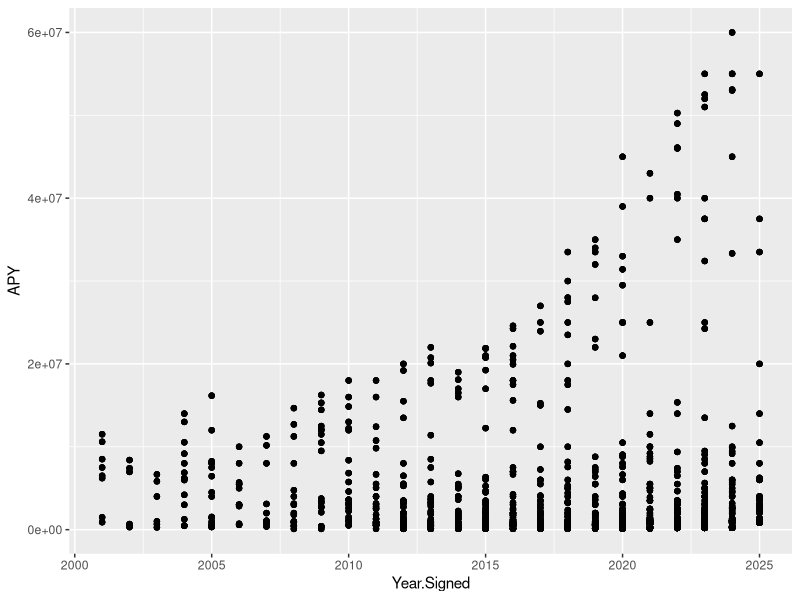

This figure's R source:
## ---- chunk 1
# Packages, install if necessary
library(dplyr)
library(ggplot2)

# Straight from github repo, assumes all files in same directory
Salary_Data <- read.csv("./Player Salary QB.csv")
Passing_Data <- read.csv("./1999-2024 Passing Data.csv")
## ---- chunk 2
Salary_Data <- Salary_Data %>% 
  mutate(
    Value = as.numeric(gsub("[$,]", "", Value)),
    APY = as.numeric(gsub("[$,]", "", APY)),
    Guaranteed = as.numeric(gsub("[$,]", "", Guaranteed)),
) %>% select(X, Player, Year.Signed, Years, Value, APY, Guaranteed, APY.as...Of.Cap.At.Signing) %>%
  filter(Year.Signed > 2000) %>% distinct() %>% mutate(Year.End = Year.Signed + Years)

QB_Data <- Passing_Data %>%
  inner_join(Salary_Data, by="Player") %>%
  filter(Year >= Year.Signed, Year <= Year.End) %>%
  group_by(Player, Year) %>%
  slice_max(Year.Signed) %>%
  ungroup()

  
## ---- chunk 3
ggplot(Salary_Data, aes(x=Year.Signed, y=APY)) + geom_point() 
## ---- chunk 4

